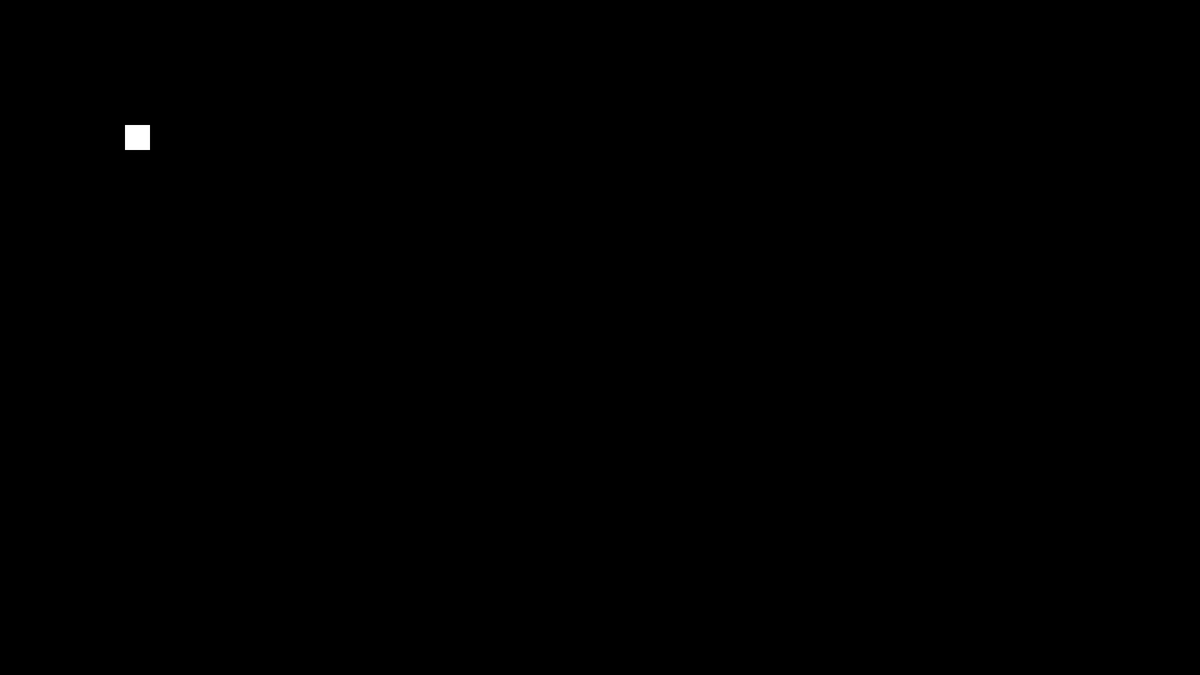
Frame 1 (no input)
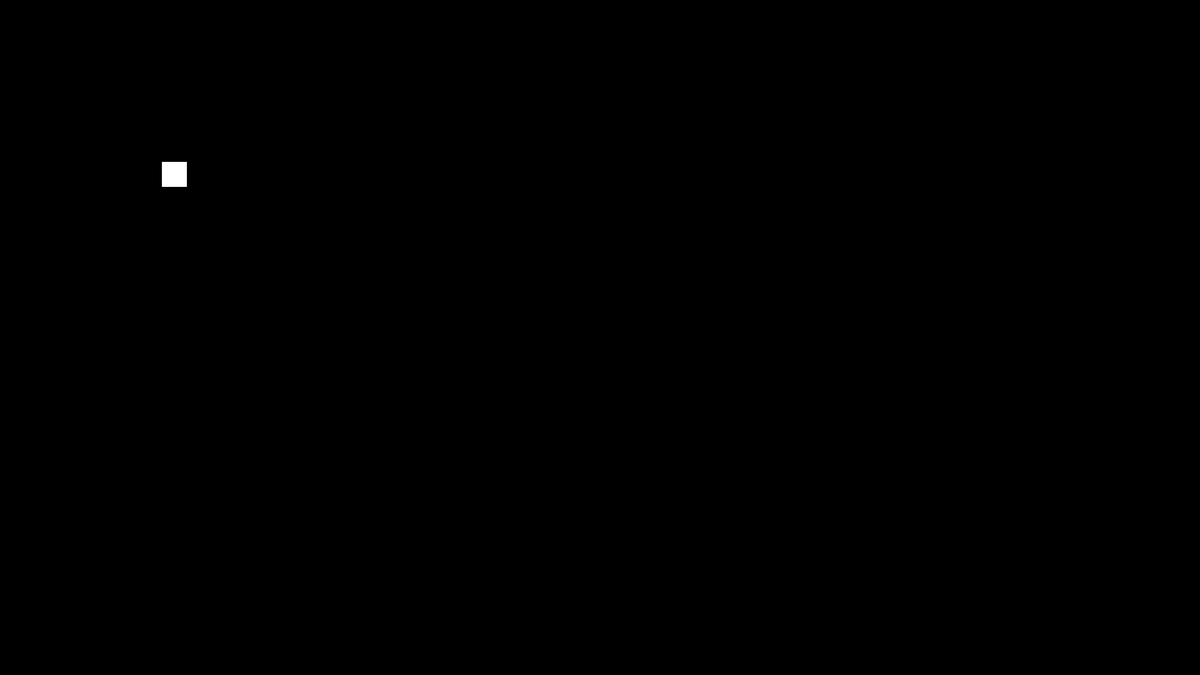
Frame 60 (the mouse pressed at the canvas centre just before this capture)
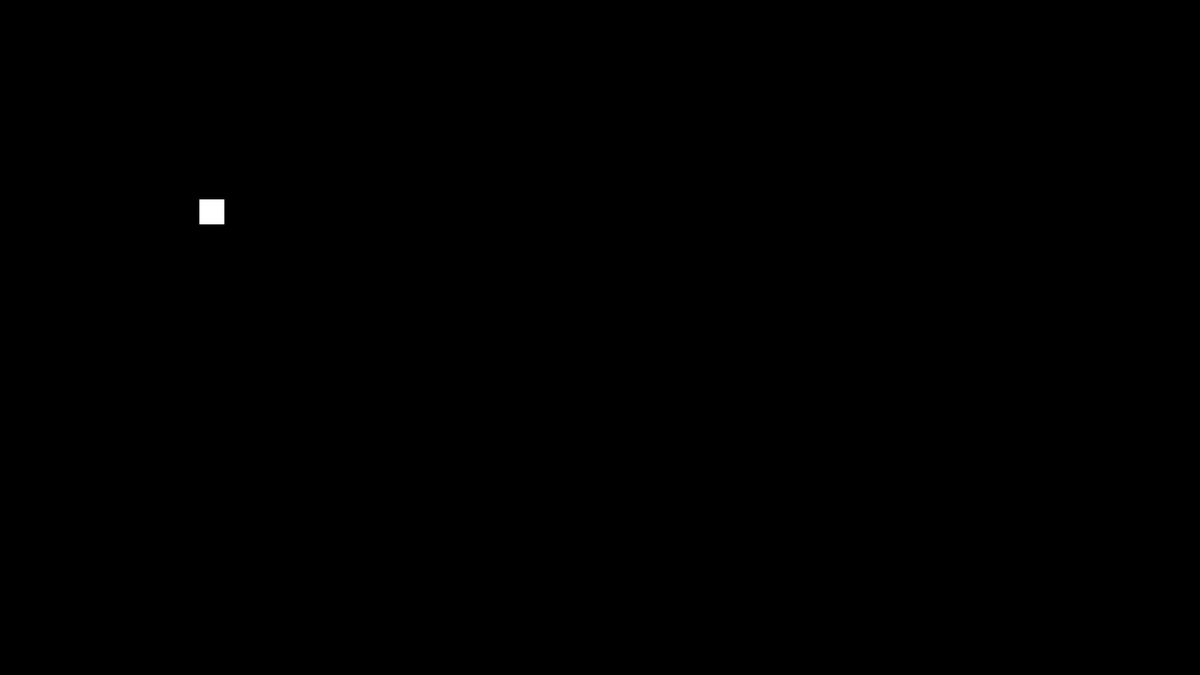
Frame 120 (the mouse held since frame 60 and released just before this capture)

The Processing sketch that drew these frames (run headless with seeded random() and noise(); from frame 60 on, the mouse is pressed at the canvas centre):

// Processing sketch: S4_Dynamic_Shapes
// ── S4_Dynamic_Shapes.pde
/*
  Blake Seekings
  
  This tutorial will look at creating shapes which appear to move.
*/


/*
    Let's review what we have learned so far:
        
        - The basic structure of a Processing Sketch including the setup() and draw() methods.
        
        - How we can define the dimensions of the canvas.
        
        - How to draw shapes to the canvas
        
        - How to change the color of the canvas and shapes drawn on it.
        
     All of this will be important for understanding how to create dynamic shapes, as well as a rudiementary
   understanding of programming in Java. 
*/




/*
    What we saw before were shapes that had been drawn to the screen but did not move. These would be static shapes
  and they are very simple. Because they do not move, there is no need to keep track of extra information about them.
  They can be created simply by using hardcoded numbers. However, if we want shapes which move across the screen we
  will need to use variables which will change as the program runs. Since the canvas is only 2 dimensional, we can
  start by declaring an x and y variable which will track the position of our shape. It is important to note
  that because they are defined OUTSIDE any other method, they are considered global variables. This means we can
  access them from anywhere in the sketch. 
*/



int x;
int y;


/*

    Next, we will need our shape to move. To do this, we have to change the x and y everytime
  we loop through draw(). The amount that we change x and y by will be called dx and dy, referring to the
  "derivatives" of these variables.
  
*/

int dx;
int dy;



/* 

  Now that we have our variables declared, lets define them in the setup() method
  
*/


void setup() {
    size(1920,1080); // 1920x1080 canvas
    background(0);  // Black background
    
    x = 200;
    y = 200;
    
    dx = 1;
    dy = 1;
    
}


/*

  Now all that is left is to draw the shape in the draw loop and then add dx and dy to x and y;

*/

void draw() {
  background(0); // This line is neccessary. To understand why, remove it and run the sketch.
  
  noStroke();
  rect(x,y,40,40);
  
  x += dx;  // += is an operator which adds the right-hand side to the left-hand side
  y += dy;
}


/* 


    Now we see a dynamic shape which moves across the screen. Changing the dx and dy values results in faster 
  movement. Adding variables for the shapes size and changing those also creates a dynamic effect. 
  
    The reason the background(0) line has to be included is so that we erase the shape from the previous frame.
  Without this line, the shape would just paint over the screen rather than move over it.


*/
